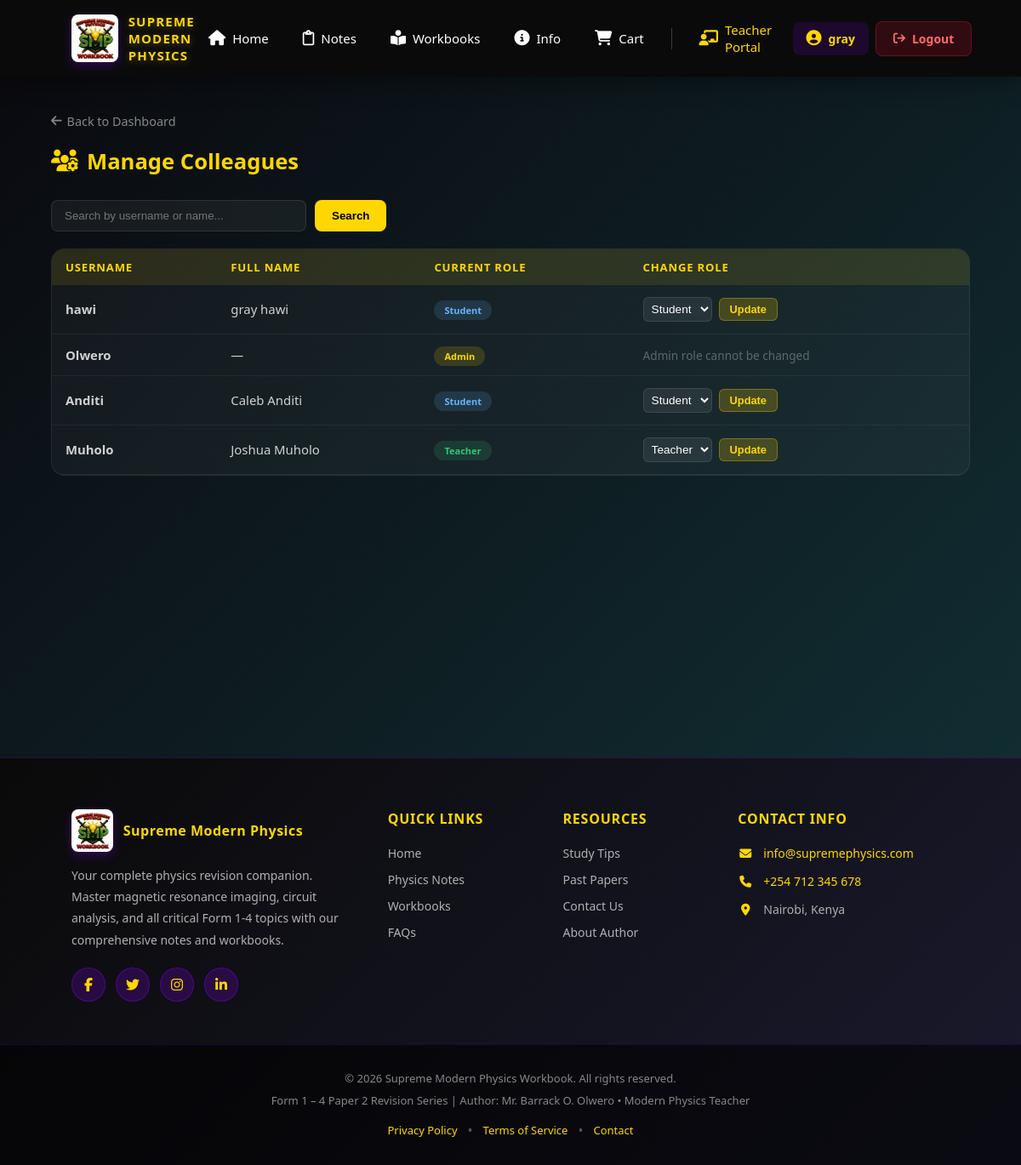
The app's page /teacher/colleagues/ (signed in) with its own data.
### accounts/models.py (models this page shows, shortened)
class Profile(models.Model):
    ROLE_CHOICES = [
        ('student', 'Student'),
        ('teacher', 'Teacher'),
        ('admin', 'Admin'),
    ]
    user = models.OneToOneField(User, on_delete=models.CASCADE)
    full_name = models.CharField(max_length=150, blank=True)
    school = models.CharField(max_length=200, blank=True)
    form_level = models.CharField(max_length=50, blank=True, default="Form 4")
    role = models.CharField(max_length=10, choices=ROLE_CHOICES, default='student')
    created_at = models.DateTimeField(auto_now_add=True)

### teacher/views.py (the view, shortened to what this page needs)
# urls.py: path('colleagues/', views.manage_colleagues, name='manage_colleagues'),
@login_required(login_url='accounts:login')
@user_passes_test(is_admin, login_url='accounts:login')
def manage_colleagues(request):
    from accounts.models import Profile
    search_query = request.GET.get('q', '')
    if search_query:
        profiles = Profile.objects.filter(
            models.Q(user__username__icontains=search_query) |
            models.Q(full_name__icontains=search_query)
        ).exclude(user=request.user)
    else:
        profiles = Profile.objects.exclude(user=request.user)
    return render(request, 'teacher/manage_colleagues.html', {
        'profiles': profiles,
        'search_query': search_query
    })

### teacher/views.py (called while the page is built)
def is_admin(user):
    return user.is_authenticated and user.is_superuser

### teacher/templates/teacher/manage_colleagues.html (shortened to what this page needs)
{% extends 'base.html' %}
{% load static %}
{% block content %}
<div class="portal-page">
    <a href="{% url 'teacher:dashboard' %}" class="portal-back"><i class="fas fa-arrow-left"></i> Back to Dashboard</a>
    <div class="portal-section-header">
        <h2><i class="fas fa-users-cog"></i> Manage Colleagues</h2>
    </div>
    <form method="get" class="search-bar">
        <input type="text" name="q" value="{{ search_query }}" placeholder="Search by username or name..." class="search-input">
        <button type="submit" class="search-btn">Search</button>
    </form>
    <div class="table-wrap">
        <table class="resource-table">
            <thead>
                <tr>
                    <th>Username</th>
                    <th>Full Name</th>
                    <th>Current Role</th>
                    <th>Change Role</th>
                </tr>
            </thead>
            <tbody>
                {% for profile in profiles %}
                <tr>
                    <td><strong>{{ profile.user.username }}</strong></td>
                    <td>{{ profile.full_name|default:"—" }}</td>
                    <td>
                        <span class="badge-tag badge-{{ profile.role }}">
                            {{ profile.get_role_display }}
                        </span>
                    </td>
                    <td>
                        {% if profile.role != 'admin' %}
                        <form method="post" style="display: flex; gap: 8px; align-items: center;">
                            <select name="role" class="role-select">
                                <option value="student" {% if profile.role == 'student' %}selected{% endif %}>Student</option>
                                <option value="teacher" {% if profile.role == 'teacher' %}selected{% endif %}>Teacher</option>
                            </select>
                            <button type="submit" class="update-btn">Update</button>
                        </form>
                        {% else %}
                        <span style="color: rgba(255,255,255,0.3); font-size: 0.85rem;">Admin role cannot be changed</span>
                        {% endif %}
                    </td>
                </tr>
                {% empty %}
                <tr>
                    <td colspan="4" style="text-align: center; padding: 40px; color: rgba(255,255,255,0.4);">
                        No users found matching your search.
                    </td>
                </tr>
                {% endfor %}
            </tbody>
        </table>
    </div>
</div>
{% endblock %}

### templates/base.html (shortened to what this page needs)
{% load static %}
<!DOCTYPE html>
<html lang="en">
<head>
    <link rel="stylesheet" href="{% static 'css/style.css' %}">
    <link rel="stylesheet" href="https://cdnjs.cloudflare.com/ajax/libs/font-awesome/6.5.0/css/all.min.css"/>
</head>
<body>
    {% if request.resolver_match.url_name != 'login' and request.resolver_match.url_name != 'signup' %}
    <header>
        <div class="navbar-container">
            <div class="logo">
                <img src="{% static 'images/supreme.jpeg' %}" alt="SMP Logo" class="logo-img">
                <div class="logo-text">SUPREME MODERN PHYSICS</div>
            </div>
            <nav class="navbar-menu">
                <a href="{% url 'dashboard:home' %}" class="nav-link"><i class="fa-solid fa-house"></i><span>Home</span></a>
                <a href="{% url 'notes:index' %}" class="nav-link"><i class="fa-regular fa-clipboard"></i><span>Notes</span></a>
                <a href="{% url 'resources:list' %}" class="nav-link"><i class="fa-solid fa-book-open-reader"></i><span>Workbooks</span></a>
                <a href="{% url 'dashboard:info' %}" class="nav-link"><i class="fa-solid fa-circle-info"></i><span>Info</span></a>
                <a href="{% url 'cart:view_cart' %}" class="nav-link"><i class="fa-solid fa-shopping-cart"></i><span>Cart</span></a>
                {% if user.is_authenticated %}
                    {% if user.is_superuser %}
                        <a href="{% url 'teacher:dashboard' %}" class="nav-link" style="color:#ffd700;"><i class="fas fa-chalkboard-teacher"></i><span>Teacher Portal</span></a>
                    {% endif %}
                    <span class="greeting"><i class="fas fa-user-circle"></i> {{ user.username }}</span>
                    <a href="{% url 'accounts:logout' %}" class="logout-btn"><i class="fa-solid fa-arrow-right-from-bracket"></i><span>Logout</span></a>
                {% else %}
                    <a href="{% url 'accounts:login' %}" class="login-btn"><i class="fa-solid fa-sign-in-alt"></i><span>Login</span></a>
                {% endif %}
            </nav>
        </div>
    </header>
    {% endif %}
    <main>
        {% block content %}{% endblock %}
    </main>
    <footer>
        <div class="footer-container">
            <div class="footer-section footer-about">
                <div class="footer-logo">
                    <img src="{% static 'images/supreme.jpeg' %}" alt="SMP Logo" class="footer-logo-img">
                    <h3>Supreme Modern Physics</h3>
                </div>
                <p>Your complete physics revision companion. Master magnetic resonance imaging, circuit analysis, and all critical Form 1-4 topics with our comprehensive notes and workbooks.</p>
                <div class="social-links">
                    <a href="#" title="Facebook" class="social-link"><i class="fab fa-facebook-f"></i></a>
                    <a href="#" title="Twitter" class="social-link"><i class="fab fa-twitter"></i></a>
                    <a href="#" title="Instagram" class="social-link"><i class="fab fa-instagram"></i></a>
                    <a href="#" title="LinkedIn" class="social-link"><i class="fab fa-linkedin-in"></i></a>
                </div>
            </div>
            <div class="footer-section footer-links">
                <h4>Quick Links</h4>
                <ul>
                    <li><a href="{% url 'dashboard:home' %}">Home</a></li>
                    <li><a href="{% url 'notes:index' %}">Physics Notes</a></li>
                    <li><a href="{% url 'resources:list' %}">Workbooks</a></li>
                    <li><a href="#">FAQs</a></li>
                </ul>
            </div>
            <div class="footer-section footer-links">
                <h4>Resources</h4>
                <ul>
                    <li><a href="#">Study Tips</a></li>
                    <li><a href="#">Past Papers</a></li>
                    <li><a href="#">Contact Us</a></li>
                    <li><a href="#">About Author</a></li>
                </ul>
            </div>
            <div class="footer-section footer-contact">
                <h4>Contact Info</h4>
                <p><i class="fas fa-envelope"></i> <a href="mailto:info@supremephysics.com">info@supremephysics.com</a></p>
                <p><i class="fas fa-phone"></i> <a href="tel:+254712345678">+254 712 345 678</a></p>
                <p><i class="fas fa-map-marker-alt"></i> Nairobi, Kenya</p>
            </div>
        </div>
        <div class="footer-bottom">
            <div class="footer-bottom-content">
                <p>&copy; 2026 Supreme Modern Physics Workbook. All rights reserved.</p>
                <p>Form 1 – 4 Paper 2 Revision Series | Author: Mr. Barrack O. Olwero • Modern Physics Teacher</p>
            </div>
            <div class="footer-bottom-links">
                <a href="#">Privacy Policy</a>
                <span class="divider">•</span>
                <a href="#">Terms of Service</a>
                <span class="divider">•</span>
                <a href="#">Contact</a>
            </div>
        </div>
    </footer>
</body>
</html>

### static/css/style.css (style rules this page uses)
* { margin: 0; padding: 0; box-sizing: border-box; }
body { font-family: 'Segoe UI', Tahoma, Geneva, Verdana, sans-serif; }
header { background: rgba(0, 0, 0, 0.96); backdrop-filter: blur(16px); padding: 15px 7%; position: sticky; top: 0; z-index: 1000; box-shadow: 0 6px 30px rgba(0,0,0,0.4); }
.navbar-container { display: flex; align-items: center; justify-content: space-between; max-width: 1400px; margin: 0 auto; }
.logo { display: flex; align-items: center; gap: 12px; text-decoration: none; color: white; transition: all 0.3s ease; }
.logo-img { height: 56px; width: auto; border-radius: 8px; box-shadow: 0 4px 12px rgba(139, 0, 255, 0.3); }
.logo-text { font-size: 15px; font-weight: 700; letter-spacing: 1.2px; color: #ffd700; text-shadow: 0 2px 8px rgba(255, 215, 0, 0.3); }
.navbar-menu { display: flex; align-items: center; gap: 8px; }
.nav-link { color: white; text-decoration: none; font-weight: 500; font-size: 15px; padding: 10px 16px; border-radius: 8px; transition: all 0.3s ease; display: flex; align-items: center; gap: 8px; position: relative; }
.nav-link i { font-size: 18px; }
.nav-link span { display: inline-block; }
.greeting { color: #ffd700; font-weight: 600; padding: 10px 16px; border-radius: 8px; background: rgba(139, 0, 255, 0.15); display: flex; align-items: center; gap: 8px; font-size: 14px; }
.greeting i { font-size: 18px; }
.logout-btn, .login-btn { padding: 10px 20px; border-radius: 8px; font-weight: 600; text-decoration: none; font-size: 14px; transition: all 0.3s ease; display: flex; align-items: center; gap: 8px; white-space: nowrap; }
.logout-btn { background: rgba(200, 16, 46, 0.2); color: #ff6b6b; border: 1px solid rgba(200, 16, 46, 0.4); }
footer { background: linear-gradient(135deg, #0a0a0a 0%, #1a1a2e 100%); color: #e0e0e0; padding-top: 60px; border-top: 1px solid rgba(139, 0, 255, 0.2); }
.footer-container { max-width: 1400px; margin: 0 auto; padding: 0 7%; display: grid; grid-template-columns: 2fr 1fr 1fr 1.5fr; gap: 40px; margin-bottom: 50px; }
.footer-section h4 { font-size: 16px; font-weight: 700; color: #ffd700; margin-bottom: 20px; text-transform: uppercase; letter-spacing: 0.8px; }
.footer-about p { font-size: 14px; line-height: 1.8; color: #b0b0b0; margin-bottom: 20px; }
.footer-logo { display: flex; align-items: center; gap: 12px; margin-bottom: 15px; }
.footer-logo-img { height: 50px; width: auto; border-radius: 8px; box-shadow: 0 4px 12px rgba(139, 0, 255, 0.3); }
.footer-logo h3 { font-size: 16px; color: #ffd700; font-weight: 700; letter-spacing: 0.5px; }
.social-links { display: flex; gap: 12px; margin-top: 20px; }
.social-link { display: inline-flex; align-items: center; justify-content: center; width: 40px; height: 40px; background: rgba(139, 0, 255, 0.2); border: 1px solid rgba(139, 0, 255, 0.4); border-radius: 50%; color: #ffd700; text-decoration: none; transition: all 0.3s ease; font-size: 16px; }
.footer-links ul { list-style: none; }
.footer-links li { margin-bottom: 12px; }
.footer-links a { color: #b0b0b0; text-decoration: none; font-size: 14px; transition: all 0.3s ease; display: flex; align-items: center; }
.footer-contact p { font-size: 14px; margin-bottom: 14px; color: #b0b0b0; display: flex; align-items: center; gap: 12px; }
.footer-contact i { color: #ffd700; width: 18px; text-align: center; }
.footer-contact a { color: #ffd700; text-decoration: none; transition: all 0.3s ease; }
.footer-bottom { background: rgba(0, 0, 0, 0.6); border-top: 1px solid rgba(139, 0, 255, 0.2); padding: 30px 7%; }
.footer-bottom-content { max-width: 1400px; margin: 0 auto; text-align: center; margin-bottom: 15px; }
.footer-bottom-content p { font-size: 13px; color: #888; margin-bottom: 8px; }
.footer-bottom-links { display: flex; justify-content: center; align-items: center; gap: 0; max-width: 1400px; margin: 0 auto; }
.footer-bottom-links a { color: #ffd700; text-decoration: none; font-size: 13px; padding: 0 12px; transition: all 0.3s ease; }
.footer-bottom-links .divider { color: #555; }
:root { --gold: #ffd700; --purple: #8b00ff; --dark-bg: #0a0a0f; --glass: rgba(255, 255, 255, 0.05); --glass-border: rgba(255, 255, 255, 0.1); }

### records on screen
Profile: user.username "hawi", full_name "gray hawi", role "Student"
Profile: user.username "Olwero", full_name "—", role "Admin", shows "Admin role cannot be changed"
Profile: user.username "Anditi", full_name "Caleb Anditi", role "Student"
Profile: user.username "Muholo", full_name "Joshua Muholo", role "Teacher"

### other values on screen
{{ user.username }} "gray"
